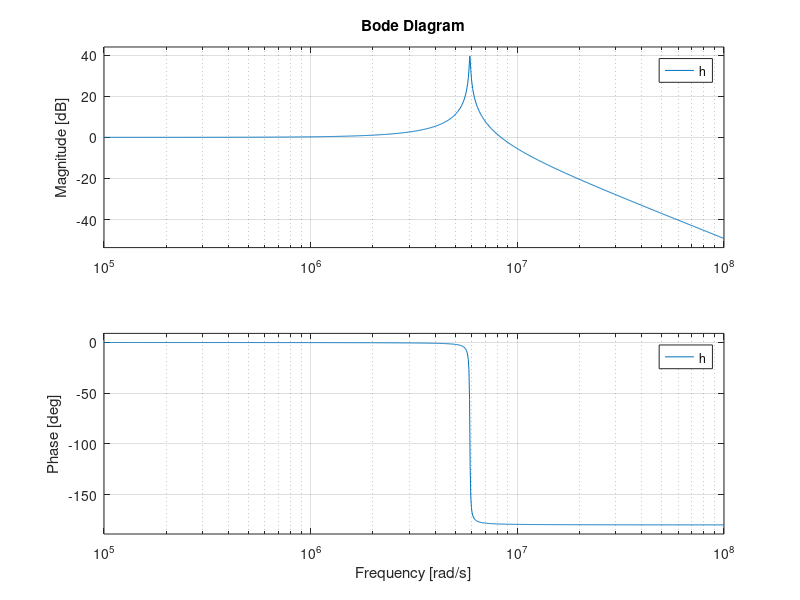

Write the MATLAB code that produced this figure.
g=tf([1],[96*10^(-15),2*10^(-9),1]);
hold on;
bode(g)

h=tf([1],[288*10^(-16),18*10^(-10),1]);
bode(h)

%g=tf([-1.6*10^(-6),0],[2.4*10^(-12),3.2*10^(-7),1]);
%bode(g)